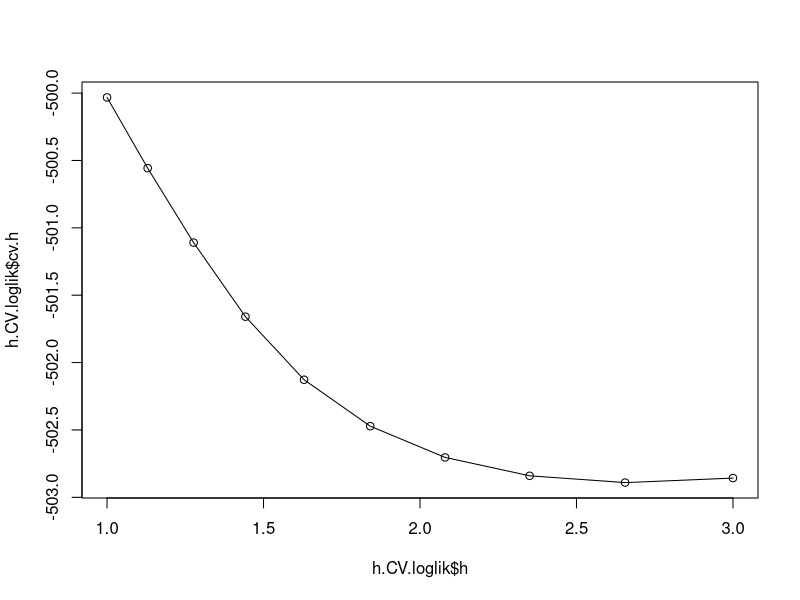
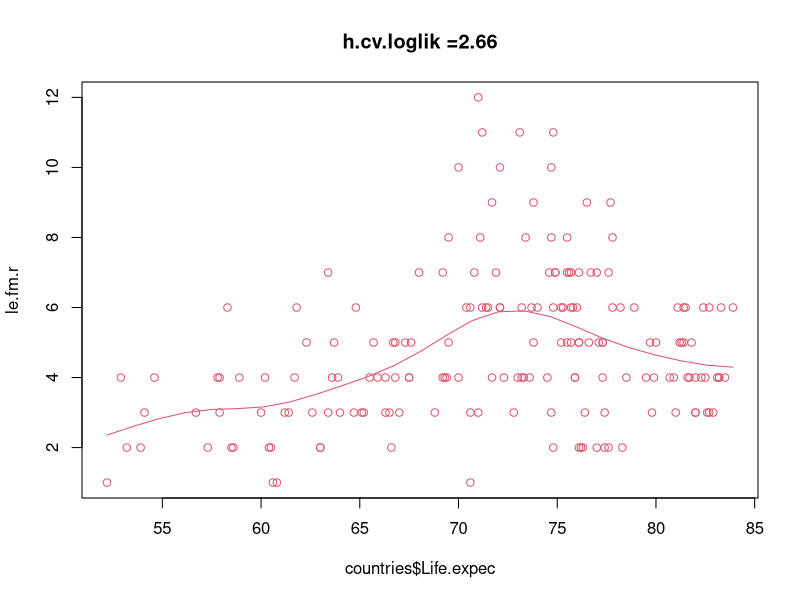

Write the R code that produced these figures, in order.
## ---- chunk 1
knitr::opts_chunk$set(echo = TRUE)
## ---- chunk 2
# Bandwidth choice in the local logistic regression by leave-one-out cross-validation.
# Function "sm.poisson", from library "sm", is used.

# method can be equal to 'loglik.CV' (default) or 'prob.missclas.CV'
h.cv.sm.poison <- function(x,y,rg.h=NULL,l.h=10,method=loglik.CV){
   cv.h <- numeric(l.h)
   if (is.null(rg.h)){
      hh <- c(h.select(x,y,method="cv"),
            h.select(x,y,method="aicc"))#,hcv(x,y))
      rg.h <- range(hh)*c(1/2, 2)# why this change?
      
   }
   i <- 0
   gr.h <- exp( seq(log(rg.h[1]), log(rg.h[2]), l=l.h))
   for (h in gr.h){
      i <- i+1
      cv.h[i] <- method(x,y,h)
   }
   return(list(h = gr.h, 
               cv.h = cv.h, 
               h.cv = gr.h[which.min(cv.h)]))
}


# method loglik.CV: leave-one-out log-likelihood 
loglik.CV <- function(x,y,h){
  n <- length(x)
  pred <- sapply(1:n, 
      function(i,x,y,h){
         sm.poisson(x=x[-i],y=y[-i],h=h,eval.points=x[i],display="none")$estimate
      },   x,y,h)
  faculty <- sapply(1:n, function(i, y){prod(1:y[i])}, y) # do we need this?

  return(-sum(y*log(pred)-pred)) #-log(faculty) only a scale 
  
}

## ---- chunk 3
countries<-read.csv2(file="HDI.2017.subset.csv",row.names = 1)
#attach(countries)
le.fm.r <- round(countries$le.fm)
library(sm)
## ---- chunk 4
x<- countries$Life.expec
y<- le.fm.r
h=500 # why 500?
i=3
n = length(x)
#sm.poisson(x=x[-i],y=y[-i],h=h,eval.points=x[i],display="none")$estimate
  pred <- sapply(1:n, 
      function(i,x,y,h){
         sm.poisson(x=x[-i],y=y[-i],h=h,eval.points=x[i],display="none")$estimate
      },   x,y,h)
sum(y*log(pred)-pred)


h.cv.sm.poison(countries$Life.expec, le.fm.r)
## ---- chunk 5
h.CV.loglik <- h.cv.sm.poison(countries$Life.expec,le.fm.r,rg.h=c(1,3),method=loglik.CV)
plot(h.CV.loglik$h,h.CV.loglik$cv.h)
lines(h.CV.loglik$h,h.CV.loglik$cv.h)
## ---- chunk 6
aux <- sm.poisson(countries$Life.expec,le.fm.r,h=h.CV.loglik$h.cv)
title(main=paste("h.cv.loglik =",round(h.CV.loglik$h.cv,2),sep=""))
